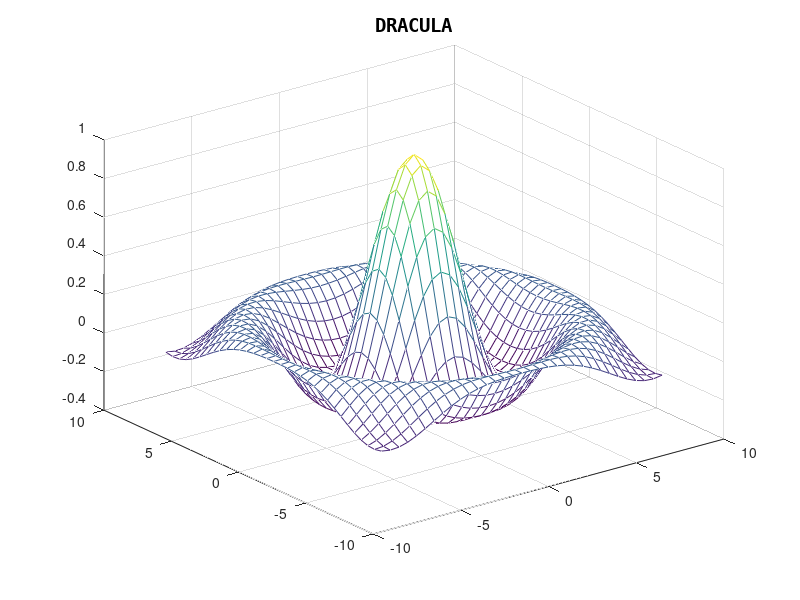

This chart was generated by the following MATLAB code: (Note: this script raises an error after producing the figure.)
% This script shows how the Dracula color gradient is calculated and
% produces a visualization.

close all
clear,clc

% Dracula colors as RGB triplets, in rainbow order
rgb_codes_reordered = [1.0000	0.4745	0.7765
    0.7412	0.5765	0.9765
    0.5451	0.9137	0.9922
    0.3137	0.9804	0.4824
    0.9451	0.9804	0.5490
    1.0000	0.7216	0.4235
    1.0000	0.3333	0.3333];

% Generate the Dracula gradient colormap
num_gradient_colors = 255;
dracula_colormap = zeros(num_gradient_colors, 3);

% Create equally spaced positions for the 7 original colors
num_original_colors = size(rgb_codes_reordered,1);
positions = round(linspace(1, num_gradient_colors, num_original_colors));

% Assign the original colors to the specified positions in the gradient
dracula_colormap(positions, :) = rgb_codes_reordered;

% Interpolate the remaining positions to create the gradient
for i = 1:3  % Iterate over R, G, B channels
    nonzero_positions = find(dracula_colormap(:, i) == 0);
    dracula_colormap(nonzero_positions, i) = interp1(positions, rgb_codes_reordered(:, i), nonzero_positions, 'linear');
end

% Display example figure using the new colormap
figure;
[X,Y] = meshgrid(-8:.5:8);
R = sqrt(X.^2 + Y.^2) + eps;
Z = sin(R)./R;
s=mesh(X,Y,Z); title('DRACULA','FontName','Consolas','FontSize',14)
s.FaceColor='interp';
s.EdgeColor=[0.5 0.5 0.5];
colormap(dracula_colormap);
colorbar;

% Copyright 2024 Austin M Weber